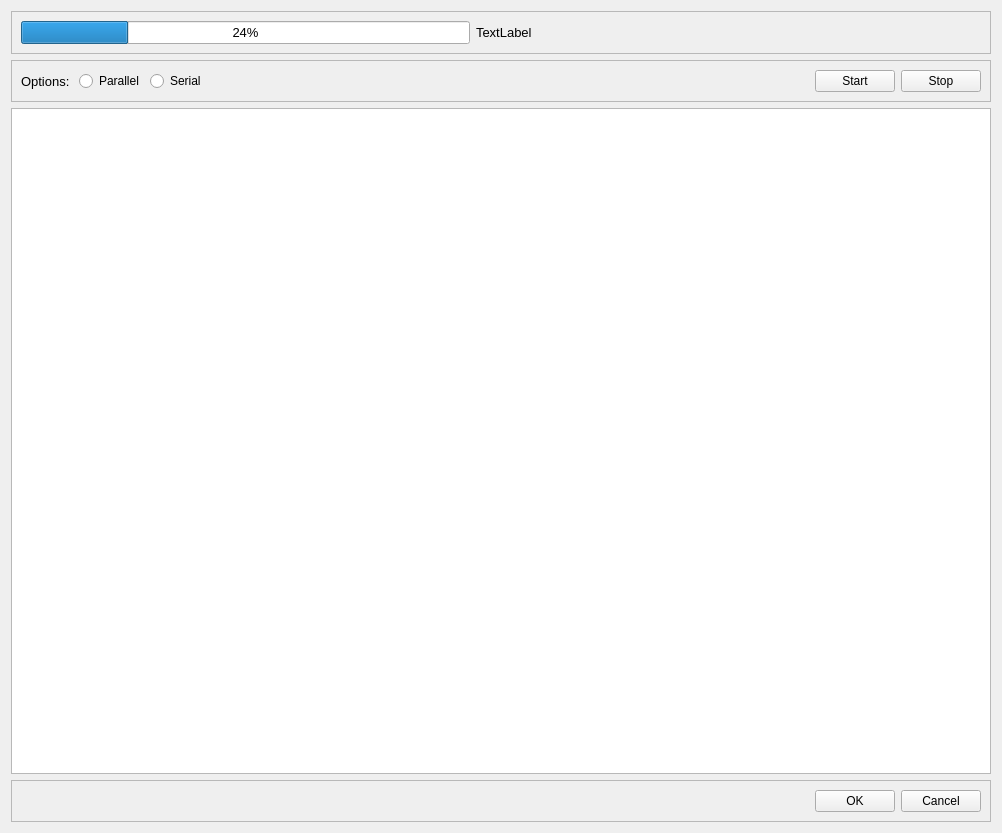
<?xml version="1.0" encoding="UTF-8"?>
<ui version="4.0">
 <class>SolverControllerForm</class>
 <widget class="QWidget" name="SolverControllerForm">
  <property name="geometry">
   <rect>
    <x>0</x>
    <y>0</y>
    <width>1002</width>
    <height>833</height>
   </rect>
  </property>
  <property name="windowTitle">
   <string>Form</string>
  </property>
  <layout class="QVBoxLayout" name="verticalLayout">
   <item>
    <widget class="QFrame" name="frame">
     <property name="frameShape">
      <enum>QFrame::StyledPanel</enum>
     </property>
     <property name="frameShadow">
      <enum>QFrame::Raised</enum>
     </property>
     <layout class="QHBoxLayout" name="horizontalLayout">
      <item>
       <widget class="QProgressBar" name="progressBar">
        <property name="font">
         <font>
          <pointsize>10</pointsize>
         </font>
        </property>
        <property name="value">
         <number>24</number>
        </property>
       </widget>
      </item>
      <item>
       <widget class="QLabel" name="progressLabel">
        <property name="font">
         <font>
          <pointsize>10</pointsize>
         </font>
        </property>
        <property name="text">
         <string>TextLabel</string>
        </property>
       </widget>
      </item>
      <item>
       <spacer name="horizontalSpacer">
        <property name="orientation">
         <enum>Qt::Horizontal</enum>
        </property>
        <property name="sizeHint" stdset="0">
         <size>
          <width>432</width>
          <height>20</height>
         </size>
        </property>
       </spacer>
      </item>
     </layout>
    </widget>
   </item>
   <item>
    <widget class="QFrame" name="frame_2">
     <property name="frameShape">
      <enum>QFrame::StyledPanel</enum>
     </property>
     <property name="frameShadow">
      <enum>QFrame::Raised</enum>
     </property>
     <layout class="QHBoxLayout" name="horizontalLayout_2">
      <item>
       <widget class="QLabel" name="label">
        <property name="font">
         <font>
          <pointsize>10</pointsize>
         </font>
        </property>
        <property name="text">
         <string>Options: </string>
        </property>
       </widget>
      </item>
      <item>
       <widget class="QRadioButton" name="priorParallel">
        <property name="text">
         <string>Parallel</string>
        </property>
       </widget>
      </item>
      <item>
       <widget class="QRadioButton" name="priorSerial">
        <property name="text">
         <string>Serial</string>
        </property>
       </widget>
      </item>
      <item>
       <spacer name="horizontalSpacer_2">
        <property name="orientation">
         <enum>Qt::Horizontal</enum>
        </property>
        <property name="sizeHint" stdset="0">
         <size>
          <width>534</width>
          <height>20</height>
         </size>
        </property>
       </spacer>
      </item>
      <item>
       <widget class="QPushButton" name="startButton">
        <property name="text">
         <string>Start</string>
        </property>
       </widget>
      </item>
      <item>
       <widget class="QPushButton" name="stopButton">
        <property name="text">
         <string>Stop</string>
        </property>
       </widget>
      </item>
     </layout>
    </widget>
   </item>
   <item>
    <widget class="QTableWidget" name="coordinateWidget"/>
   </item>
   <item>
    <widget class="QFrame" name="frame_3">
     <property name="frameShape">
      <enum>QFrame::StyledPanel</enum>
     </property>
     <property name="frameShadow">
      <enum>QFrame::Raised</enum>
     </property>
     <layout class="QHBoxLayout" name="horizontalLayout_3">
      <item>
       <spacer name="horizontalSpacer_3">
        <property name="orientation">
         <enum>Qt::Horizontal</enum>
        </property>
        <property name="sizeHint" stdset="0">
         <size>
          <width>40</width>
          <height>20</height>
         </size>
        </property>
       </spacer>
      </item>
      <item>
       <widget class="QPushButton" name="okButton">
        <property name="text">
         <string>OK</string>
        </property>
       </widget>
      </item>
      <item>
       <widget class="QPushButton" name="cancelButton">
        <property name="text">
         <string>Cancel</string>
        </property>
       </widget>
      </item>
     </layout>
    </widget>
   </item>
  </layout>
 </widget>
 <resources/>
 <connections>
  <connection>
   <sender>cancelButton</sender>
   <signal>clicked()</signal>
   <receiver>SolverControllerForm</receiver>
   <slot>cancel_clicked()</slot>
   <hints>
    <hint type="sourcelabel">
     <x>932</x>
     <y>795</y>
    </hint>
    <hint type="destinationlabel">
     <x>500</x>
     <y>416</y>
    </hint>
   </hints>
  </connection>
  <connection>
   <sender>okButton</sender>
   <signal>clicked()</signal>
   <receiver>SolverControllerForm</receiver>
   <slot>ok_clicked()</slot>
   <hints>
    <hint type="sourcelabel">
     <x>832</x>
     <y>795</y>
    </hint>
    <hint type="destinationlabel">
     <x>500</x>
     <y>416</y>
    </hint>
   </hints>
  </connection>
  <connection>
   <sender>startButton</sender>
   <signal>clicked()</signal>
   <receiver>SolverControllerForm</receiver>
   <slot>start_clicked()</slot>
   <hints>
    <hint type="sourcelabel">
     <x>832</x>
     <y>92</y>
    </hint>
    <hint type="destinationlabel">
     <x>500</x>
     <y>416</y>
    </hint>
   </hints>
  </connection>
  <connection>
   <sender>stopButton</sender>
   <signal>clicked()</signal>
   <receiver>SolverControllerForm</receiver>
   <slot>stop_clicked()</slot>
   <hints>
    <hint type="sourcelabel">
     <x>932</x>
     <y>92</y>
    </hint>
    <hint type="destinationlabel">
     <x>500</x>
     <y>416</y>
    </hint>
   </hints>
  </connection>
  <connection>
   <sender>priorParallel</sender>
   <signal>clicked()</signal>
   <receiver>SolverControllerForm</receiver>
   <slot>parallel_clicked()</slot>
   <hints>
    <hint type="sourcelabel">
     <x>129</x>
     <y>92</y>
    </hint>
    <hint type="destinationlabel">
     <x>500</x>
     <y>416</y>
    </hint>
   </hints>
  </connection>
  <connection>
   <sender>priorSerial</sender>
   <signal>clicked()</signal>
   <receiver>SolverControllerForm</receiver>
   <slot>serial_clicked()</slot>
   <hints>
    <hint type="sourcelabel">
     <x>203</x>
     <y>92</y>
    </hint>
    <hint type="destinationlabel">
     <x>500</x>
     <y>416</y>
    </hint>
   </hints>
  </connection>
  <connection>
   <sender>coordinateWidget</sender>
   <signal>customContextMenuRequested(QPoint)</signal>
   <receiver>SolverControllerForm</receiver>
   <slot>context_menu_popup()</slot>
   <hints>
    <hint type="sourcelabel">
     <x>500</x>
     <y>444</y>
    </hint>
    <hint type="destinationlabel">
     <x>500</x>
     <y>416</y>
    </hint>
   </hints>
  </connection>
 </connections>
 <slots>
  <slot>start_clicked()</slot>
  <slot>stop_clicked()</slot>
  <slot>ok_clicked()</slot>
  <slot>cancel_clicked()</slot>
  <slot>parallel_clicked()</slot>
  <slot>serial_clicked()</slot>
  <slot>context_menu_popup()</slot>
 </slots>
</ui>
